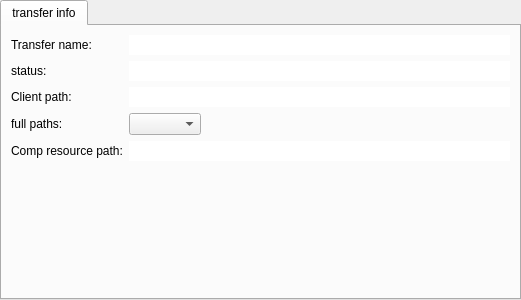
<?xml version="1.0" encoding="UTF-8"?>
<ui version="4.0">
 <class>TransferInfo</class>
 <widget class="QTabWidget" name="TransferInfo">
  <property name="geometry">
   <rect>
    <x>0</x>
    <y>0</y>
    <width>521</width>
    <height>300</height>
   </rect>
  </property>
  <property name="windowTitle">
   <string>TabWidget</string>
  </property>
  <property name="currentIndex">
   <number>0</number>
  </property>
  <widget class="QWidget" name="tab_transfer_info">
   <attribute name="title">
    <string>transfer info</string>
   </attribute>
   <layout class="QFormLayout" name="formLayout">
    <property name="fieldGrowthPolicy">
     <enum>QFormLayout::ExpandingFieldsGrow</enum>
    </property>
    <item row="0" column="0">
     <widget class="QLabel" name="label_3">
      <property name="text">
       <string>Transfer name:</string>
      </property>
     </widget>
    </item>
    <item row="1" column="0">
     <widget class="QLabel" name="label_8">
      <property name="text">
       <string>status:</string>
      </property>
     </widget>
    </item>
    <item row="2" column="0">
     <widget class="QLabel" name="label_5">
      <property name="text">
       <string>Client path:</string>
      </property>
     </widget>
    </item>
    <item row="2" column="1">
     <widget class="QLineEdit" name="client_path">
      <property name="frame">
       <bool>false</bool>
      </property>
      <property name="readOnly">
       <bool>true</bool>
      </property>
     </widget>
    </item>
    <item row="3" column="0">
     <widget class="QLabel" name="label">
      <property name="text">
       <string>full paths:</string>
      </property>
     </widget>
    </item>
    <item row="4" column="0">
     <widget class="QLabel" name="label_7">
      <property name="text">
       <string>Comp resource path:</string>
      </property>
     </widget>
    </item>
    <item row="4" column="1">
     <widget class="QLineEdit" name="cr_path">
      <property name="frame">
       <bool>false</bool>
      </property>
      <property name="readOnly">
       <bool>true</bool>
      </property>
     </widget>
    </item>
    <item row="0" column="1">
     <widget class="QLineEdit" name="transfer_name">
      <property name="frame">
       <bool>false</bool>
      </property>
      <property name="readOnly">
       <bool>true</bool>
      </property>
     </widget>
    </item>
    <item row="1" column="1">
     <widget class="QLineEdit" name="transfer_status">
      <property name="frame">
       <bool>false</bool>
      </property>
      <property name="readOnly">
       <bool>true</bool>
      </property>
     </widget>
    </item>
    <item row="3" column="1">
     <widget class="QComboBox" name="client_paths"/>
    </item>
   </layout>
  </widget>
 </widget>
 <resources/>
 <connections/>
</ui>
